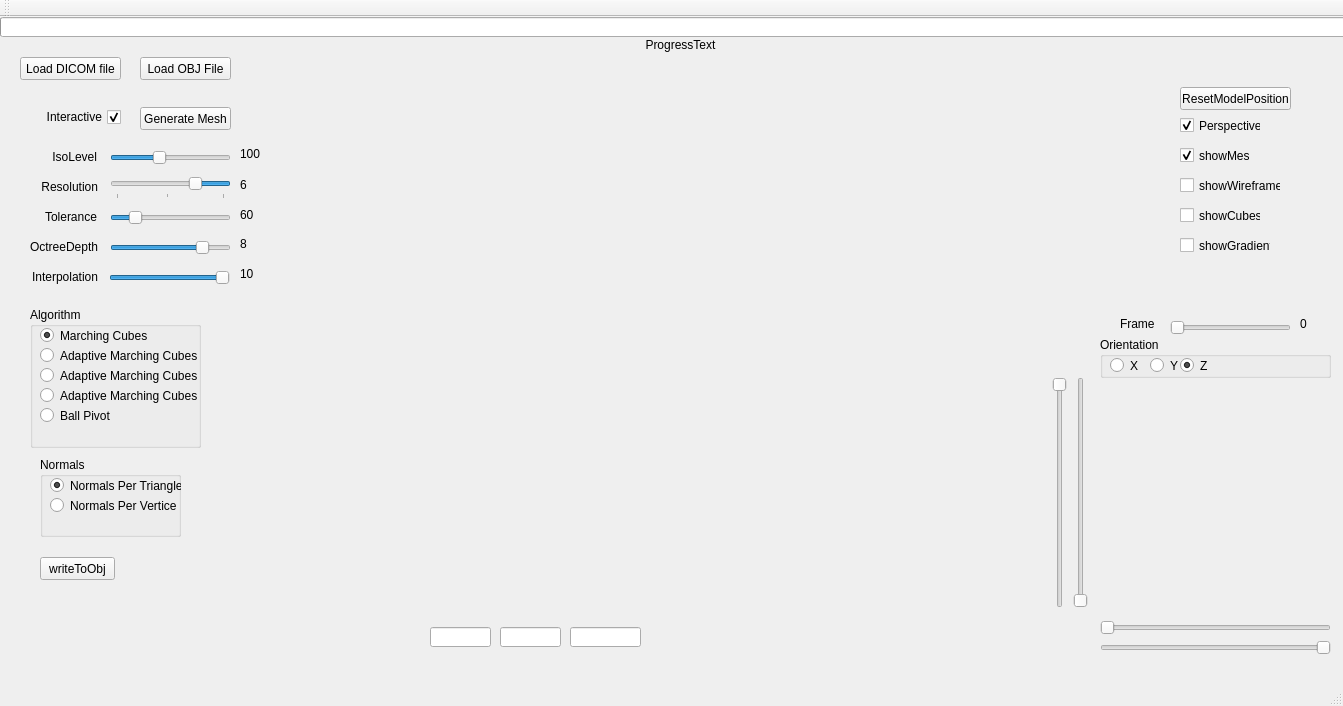
<?xml version="1.0" encoding="UTF-8"?>
<ui version="4.0">
 <class>VolumeRendererClass</class>
 <widget class="QMainWindow" name="VolumeRendererClass">
  <property name="geometry">
   <rect>
    <x>0</x>
    <y>0</y>
    <width>1343</width>
    <height>706</height>
   </rect>
  </property>
  <property name="windowTitle">
   <string>VolumeRenderer</string>
  </property>
  <widget class="QWidget" name="centralWidget">
   <widget class="GLWidget" name="glwidget" native="true">
    <property name="enabled">
     <bool>true</bool>
    </property>
    <property name="geometry">
     <rect>
      <x>0</x>
      <y>10</y>
      <width>1341</width>
      <height>661</height>
     </rect>
    </property>
    <widget class="QLabel" name="numberOfTrianglesLabel">
     <property name="geometry">
      <rect>
       <x>560</x>
       <y>560</y>
       <width>131</width>
       <height>20</height>
      </rect>
     </property>
     <property name="text">
      <string>&lt;html&gt;&lt;head/&gt;&lt;body&gt;&lt;p&gt;&lt;br/&gt;&lt;/p&gt;&lt;/body&gt;&lt;/html&gt;</string>
     </property>
     <property name="textFormat">
      <enum>Qt::RichText</enum>
     </property>
     <property name="alignment">
      <set>Qt::AlignRight|Qt::AlignTrailing|Qt::AlignVCenter</set>
     </property>
    </widget>
   </widget>
   <widget class="QSlider" name="frameSlider">
    <property name="geometry">
     <rect>
      <x>1170</x>
      <y>300</y>
      <width>121</width>
      <height>22</height>
     </rect>
    </property>
    <property name="orientation">
     <enum>Qt::Horizontal</enum>
    </property>
   </widget>
   <widget class="QLabel" name="label_2">
    <property name="geometry">
     <rect>
      <x>1120</x>
      <y>300</y>
      <width>47</width>
      <height>13</height>
     </rect>
    </property>
    <property name="text">
     <string>Frame</string>
    </property>
   </widget>
   <widget class="QLabel" name="label_6">
    <property name="geometry">
     <rect>
      <x>1300</x>
      <y>300</y>
      <width>47</width>
      <height>13</height>
     </rect>
    </property>
    <property name="text">
     <string>0</string>
    </property>
   </widget>
   <widget class="DicomViewer2DGL" name="dicomviewer2dgl" native="true">
    <property name="geometry">
     <rect>
      <x>1100</x>
      <y>360</y>
      <width>231</width>
      <height>231</height>
     </rect>
    </property>
   </widget>
   <widget class="QPushButton" name="loadDICOMFromFile">
    <property name="geometry">
     <rect>
      <x>20</x>
      <y>40</y>
      <width>101</width>
      <height>23</height>
     </rect>
    </property>
    <property name="text">
     <string>Load DICOM file</string>
    </property>
   </widget>
   <widget class="QCheckBox" name="showWireframeButton">
    <property name="geometry">
     <rect>
      <x>1180</x>
      <y>160</y>
      <width>101</width>
      <height>17</height>
     </rect>
    </property>
    <property name="text">
     <string>showWireframe</string>
    </property>
   </widget>
   <widget class="QCheckBox" name="perspectiveButton">
    <property name="geometry">
     <rect>
      <x>1180</x>
      <y>100</y>
      <width>81</width>
      <height>17</height>
     </rect>
    </property>
    <property name="text">
     <string>Perspective</string>
    </property>
    <property name="checked">
     <bool>true</bool>
    </property>
   </widget>
   <widget class="QGroupBox" name="groupBox_2">
    <property name="geometry">
     <rect>
      <x>30</x>
      <y>290</y>
      <width>171</width>
      <height>141</height>
     </rect>
    </property>
    <property name="title">
     <string>Algorithm</string>
    </property>
    <widget class="QRadioButton" name="marchingCubesButton">
     <property name="geometry">
      <rect>
       <x>10</x>
       <y>20</y>
       <width>111</width>
       <height>17</height>
      </rect>
     </property>
     <property name="text">
      <string>Marching Cubes</string>
     </property>
     <property name="checked">
      <bool>true</bool>
     </property>
    </widget>
    <widget class="QRadioButton" name="adaptiveMarchingCubesButton">
     <property name="geometry">
      <rect>
       <x>10</x>
       <y>40</y>
       <width>161</width>
       <height>17</height>
      </rect>
     </property>
     <property name="text">
      <string>Adaptive Marching Cubes</string>
     </property>
    </widget>
    <widget class="QRadioButton" name="adaptiveMarchingCubes2Button">
     <property name="geometry">
      <rect>
       <x>10</x>
       <y>60</y>
       <width>161</width>
       <height>17</height>
      </rect>
     </property>
     <property name="text">
      <string>Adaptive Marching Cubes 2</string>
     </property>
    </widget>
    <widget class="QRadioButton" name="ballPivotButton">
     <property name="geometry">
      <rect>
       <x>10</x>
       <y>100</y>
       <width>82</width>
       <height>17</height>
      </rect>
     </property>
     <property name="text">
      <string>Ball Pivot</string>
     </property>
    </widget>
    <widget class="QRadioButton" name="adaptiveMarchingCubes3Button">
     <property name="geometry">
      <rect>
       <x>10</x>
       <y>80</y>
       <width>161</width>
       <height>17</height>
      </rect>
     </property>
     <property name="text">
      <string>Adaptive Marching Cubes 3</string>
     </property>
    </widget>
   </widget>
   <widget class="QGroupBox" name="groupBox_3">
    <property name="geometry">
     <rect>
      <x>40</x>
      <y>440</y>
      <width>141</width>
      <height>80</height>
     </rect>
    </property>
    <property name="title">
     <string>Normals</string>
    </property>
    <widget class="QRadioButton" name="normalsPerTriangleButton">
     <property name="geometry">
      <rect>
       <x>10</x>
       <y>20</y>
       <width>131</width>
       <height>17</height>
      </rect>
     </property>
     <property name="text">
      <string>Normals Per Triangle</string>
     </property>
     <property name="checked">
      <bool>true</bool>
     </property>
    </widget>
    <widget class="QRadioButton" name="normalsPerVerticeButton">
     <property name="geometry">
      <rect>
       <x>10</x>
       <y>40</y>
       <width>131</width>
       <height>17</height>
      </rect>
     </property>
     <property name="text">
      <string>Normals Per Vertice </string>
     </property>
    </widget>
   </widget>
   <widget class="QCheckBox" name="showCubesButton">
    <property name="geometry">
     <rect>
      <x>1180</x>
      <y>190</y>
      <width>81</width>
      <height>17</height>
     </rect>
    </property>
    <property name="text">
     <string>showCubes</string>
    </property>
   </widget>
   <widget class="QPushButton" name="loadObjButton">
    <property name="geometry">
     <rect>
      <x>140</x>
      <y>40</y>
      <width>91</width>
      <height>23</height>
     </rect>
    </property>
    <property name="text">
     <string>Load OBJ File</string>
    </property>
   </widget>
   <widget class="QPushButton" name="pushButton_3">
    <property name="geometry">
     <rect>
      <x>1180</x>
      <y>70</y>
      <width>111</width>
      <height>23</height>
     </rect>
    </property>
    <property name="text">
     <string>ResetModelPosition</string>
    </property>
   </widget>
   <widget class="QCheckBox" name="showMeshButton">
    <property name="geometry">
     <rect>
      <x>1180</x>
      <y>130</y>
      <width>70</width>
      <height>17</height>
     </rect>
    </property>
    <property name="text">
     <string>showMesh</string>
    </property>
    <property name="checked">
     <bool>true</bool>
    </property>
   </widget>
   <widget class="QCheckBox" name="showGradientButton">
    <property name="geometry">
     <rect>
      <x>1180</x>
      <y>220</y>
      <width>91</width>
      <height>17</height>
     </rect>
    </property>
    <property name="text">
     <string>showGradient</string>
    </property>
   </widget>
   <widget class="QGroupBox" name="groupBox_4">
    <property name="geometry">
     <rect>
      <x>1100</x>
      <y>320</y>
      <width>231</width>
      <height>41</height>
     </rect>
    </property>
    <property name="title">
     <string>Orientation</string>
    </property>
    <widget class="QRadioButton" name="orientationZButton">
     <property name="geometry">
      <rect>
       <x>80</x>
       <y>20</y>
       <width>31</width>
       <height>17</height>
      </rect>
     </property>
     <property name="text">
      <string>Z</string>
     </property>
     <property name="checked">
      <bool>true</bool>
     </property>
    </widget>
    <widget class="QRadioButton" name="orientationXButton">
     <property name="geometry">
      <rect>
       <x>10</x>
       <y>20</y>
       <width>31</width>
       <height>17</height>
      </rect>
     </property>
     <property name="text">
      <string>X</string>
     </property>
    </widget>
    <widget class="QRadioButton" name="orientationYButton">
     <property name="geometry">
      <rect>
       <x>50</x>
       <y>20</y>
       <width>31</width>
       <height>17</height>
      </rect>
     </property>
     <property name="text">
      <string>Y</string>
     </property>
    </widget>
   </widget>
   <widget class="QProgressBar" name="progressBar">
    <property name="geometry">
     <rect>
      <x>0</x>
      <y>0</y>
      <width>1381</width>
      <height>20</height>
     </rect>
    </property>
    <property name="value">
     <number>0</number>
    </property>
    <property name="textVisible">
     <bool>false</bool>
    </property>
    <property name="format">
     <string>%p%</string>
    </property>
   </widget>
   <widget class="QLineEdit" name="xPosText">
    <property name="geometry">
     <rect>
      <x>430</x>
      <y>610</y>
      <width>61</width>
      <height>20</height>
     </rect>
    </property>
   </widget>
   <widget class="QLineEdit" name="yPosText">
    <property name="geometry">
     <rect>
      <x>500</x>
      <y>610</y>
      <width>61</width>
      <height>20</height>
     </rect>
    </property>
   </widget>
   <widget class="QLineEdit" name="zPosText">
    <property name="geometry">
     <rect>
      <x>570</x>
      <y>610</y>
      <width>71</width>
      <height>20</height>
     </rect>
    </property>
   </widget>
   <widget class="QLabel" name="label_4">
    <property name="geometry">
     <rect>
      <x>240</x>
      <y>160</y>
      <width>31</width>
      <height>16</height>
     </rect>
    </property>
    <property name="text">
     <string>6</string>
    </property>
   </widget>
   <widget class="QSlider" name="toleranceSlider">
    <property name="geometry">
     <rect>
      <x>110</x>
      <y>190</y>
      <width>121</width>
      <height>22</height>
     </rect>
    </property>
    <property name="maximum">
     <number>360</number>
    </property>
    <property name="value">
     <number>60</number>
    </property>
    <property name="orientation">
     <enum>Qt::Horizontal</enum>
    </property>
   </widget>
   <widget class="QLabel" name="label_9">
    <property name="geometry">
     <rect>
      <x>7</x>
      <y>220</y>
      <width>91</width>
      <height>20</height>
     </rect>
    </property>
    <property name="text">
     <string>OctreeDepth</string>
    </property>
    <property name="alignment">
     <set>Qt::AlignRight|Qt::AlignTrailing|Qt::AlignVCenter</set>
    </property>
   </widget>
   <widget class="QLabel" name="label_8">
    <property name="geometry">
     <rect>
      <x>26</x>
      <y>190</y>
      <width>71</width>
      <height>20</height>
     </rect>
    </property>
    <property name="text">
     <string>Tolerance</string>
    </property>
    <property name="alignment">
     <set>Qt::AlignRight|Qt::AlignTrailing|Qt::AlignVCenter</set>
    </property>
   </widget>
   <widget class="QLabel" name="label_3">
    <property name="geometry">
     <rect>
      <x>17</x>
      <y>160</y>
      <width>81</width>
      <height>20</height>
     </rect>
    </property>
    <property name="text">
     <string>Resolution</string>
    </property>
    <property name="alignment">
     <set>Qt::AlignRight|Qt::AlignTrailing|Qt::AlignVCenter</set>
    </property>
   </widget>
   <widget class="QSlider" name="resolutionSlider">
    <property name="geometry">
     <rect>
      <x>110</x>
      <y>160</y>
      <width>121</width>
      <height>22</height>
     </rect>
    </property>
    <property name="minimum">
     <number>1</number>
    </property>
    <property name="maximum">
     <number>20</number>
    </property>
    <property name="value">
     <number>6</number>
    </property>
    <property name="tracking">
     <bool>true</bool>
    </property>
    <property name="orientation">
     <enum>Qt::Horizontal</enum>
    </property>
    <property name="invertedAppearance">
     <bool>true</bool>
    </property>
    <property name="tickPosition">
     <enum>QSlider::TicksBelow</enum>
    </property>
   </widget>
   <widget class="QSlider" name="octreeDepthSlider">
    <property name="geometry">
     <rect>
      <x>110</x>
      <y>220</y>
      <width>121</width>
      <height>22</height>
     </rect>
    </property>
    <property name="maximum">
     <number>10</number>
    </property>
    <property name="value">
     <number>8</number>
    </property>
    <property name="orientation">
     <enum>Qt::Horizontal</enum>
    </property>
   </widget>
   <widget class="QSlider" name="isoLevelSlider">
    <property name="geometry">
     <rect>
      <x>110</x>
      <y>130</y>
      <width>121</width>
      <height>22</height>
     </rect>
    </property>
    <property name="maximum">
     <number>255</number>
    </property>
    <property name="value">
     <number>100</number>
    </property>
    <property name="orientation">
     <enum>Qt::Horizontal</enum>
    </property>
   </widget>
   <widget class="QLabel" name="label_5">
    <property name="geometry">
     <rect>
      <x>240</x>
      <y>130</y>
      <width>47</width>
      <height>13</height>
     </rect>
    </property>
    <property name="text">
     <string>100</string>
    </property>
   </widget>
   <widget class="QLabel" name="label_7">
    <property name="geometry">
     <rect>
      <x>7</x>
      <y>250</y>
      <width>91</width>
      <height>20</height>
     </rect>
    </property>
    <property name="text">
     <string>Interpolation</string>
    </property>
    <property name="alignment">
     <set>Qt::AlignRight|Qt::AlignTrailing|Qt::AlignVCenter</set>
    </property>
   </widget>
   <widget class="QCheckBox" name="interactiveButton">
    <property name="geometry">
     <rect>
      <x>30</x>
      <y>90</y>
      <width>91</width>
      <height>20</height>
     </rect>
    </property>
    <property name="layoutDirection">
     <enum>Qt::RightToLeft</enum>
    </property>
    <property name="text">
     <string>Interactive</string>
    </property>
    <property name="checked">
     <bool>true</bool>
    </property>
   </widget>
   <widget class="QSlider" name="linearInterpolationSlider">
    <property name="geometry">
     <rect>
      <x>109</x>
      <y>250</y>
      <width>121</width>
      <height>22</height>
     </rect>
    </property>
    <property name="minimum">
     <number>0</number>
    </property>
    <property name="maximum">
     <number>10</number>
    </property>
    <property name="value">
     <number>10</number>
    </property>
    <property name="orientation">
     <enum>Qt::Horizontal</enum>
    </property>
   </widget>
   <widget class="QLabel" name="label">
    <property name="geometry">
     <rect>
      <x>26</x>
      <y>130</y>
      <width>71</width>
      <height>20</height>
     </rect>
    </property>
    <property name="text">
     <string>IsoLevel</string>
    </property>
    <property name="alignment">
     <set>Qt::AlignRight|Qt::AlignTrailing|Qt::AlignVCenter</set>
    </property>
   </widget>
   <widget class="QPushButton" name="generateMeshButton">
    <property name="geometry">
     <rect>
      <x>140</x>
      <y>90</y>
      <width>91</width>
      <height>23</height>
     </rect>
    </property>
    <property name="text">
     <string>Generate Mesh</string>
    </property>
   </widget>
   <widget class="QLabel" name="label_10">
    <property name="geometry">
     <rect>
      <x>240</x>
      <y>190</y>
      <width>31</width>
      <height>16</height>
     </rect>
    </property>
    <property name="text">
     <string>60</string>
    </property>
   </widget>
   <widget class="QLabel" name="label_11">
    <property name="geometry">
     <rect>
      <x>240</x>
      <y>220</y>
      <width>47</width>
      <height>13</height>
     </rect>
    </property>
    <property name="text">
     <string>8</string>
    </property>
   </widget>
   <widget class="QLabel" name="label_12">
    <property name="geometry">
     <rect>
      <x>240</x>
      <y>250</y>
      <width>47</width>
      <height>13</height>
     </rect>
    </property>
    <property name="text">
     <string>10</string>
    </property>
   </widget>
   <widget class="QSlider" name="borderYBottomSlider">
    <property name="geometry">
     <rect>
      <x>1070</x>
      <y>360</y>
      <width>22</width>
      <height>231</height>
     </rect>
    </property>
    <property name="maximum">
     <number>512</number>
    </property>
    <property name="value">
     <number>0</number>
    </property>
    <property name="orientation">
     <enum>Qt::Vertical</enum>
    </property>
    <property name="invertedAppearance">
     <bool>false</bool>
    </property>
   </widget>
   <widget class="QSlider" name="borderYTopSlider">
    <property name="geometry">
     <rect>
      <x>1050</x>
      <y>360</y>
      <width>20</width>
      <height>231</height>
     </rect>
    </property>
    <property name="layoutDirection">
     <enum>Qt::LeftToRight</enum>
    </property>
    <property name="maximum">
     <number>512</number>
    </property>
    <property name="value">
     <number>0</number>
    </property>
    <property name="orientation">
     <enum>Qt::Vertical</enum>
    </property>
    <property name="invertedAppearance">
     <bool>true</bool>
    </property>
    <property name="invertedControls">
     <bool>false</bool>
    </property>
   </widget>
   <widget class="QSlider" name="borderXLeftSlider">
    <property name="geometry">
     <rect>
      <x>1100</x>
      <y>600</y>
      <width>231</width>
      <height>22</height>
     </rect>
    </property>
    <property name="maximum">
     <number>512</number>
    </property>
    <property name="orientation">
     <enum>Qt::Horizontal</enum>
    </property>
   </widget>
   <widget class="QSlider" name="borderXRightSlider">
    <property name="geometry">
     <rect>
      <x>1100</x>
      <y>620</y>
      <width>231</width>
      <height>22</height>
     </rect>
    </property>
    <property name="maximum">
     <number>512</number>
    </property>
    <property name="orientation">
     <enum>Qt::Horizontal</enum>
    </property>
    <property name="invertedAppearance">
     <bool>true</bool>
    </property>
   </widget>
   <widget class="QPushButton" name="writeObjButton">
    <property name="geometry">
     <rect>
      <x>40</x>
      <y>540</y>
      <width>75</width>
      <height>23</height>
     </rect>
    </property>
    <property name="text">
     <string>writeToObj</string>
    </property>
   </widget>
   <widget class="QLabel" name="progressText">
    <property name="geometry">
     <rect>
      <x>620</x>
      <y>20</y>
      <width>121</width>
      <height>16</height>
     </rect>
    </property>
    <property name="text">
     <string>ProgressText</string>
    </property>
    <property name="alignment">
     <set>Qt::AlignCenter</set>
    </property>
   </widget>
  </widget>
  <widget class="QMenuBar" name="menuBar">
   <property name="geometry">
    <rect>
     <x>0</x>
     <y>0</y>
     <width>1343</width>
     <height>21</height>
    </rect>
   </property>
  </widget>
  <widget class="QToolBar" name="mainToolBar">
   <attribute name="toolBarArea">
    <enum>TopToolBarArea</enum>
   </attribute>
   <attribute name="toolBarBreak">
    <bool>false</bool>
   </attribute>
  </widget>
  <widget class="QStatusBar" name="statusBar"/>
 </widget>
 <layoutdefault spacing="6" margin="11"/>
 <customwidgets>
  <customwidget>
   <class>GLWidget</class>
   <extends>QWidget</extends>
   <header>glwidget.h</header>
   <container>1</container>
   <slots>
    <slot>setFrame(int)</slot>
   </slots>
  </customwidget>
  <customwidget>
   <class>DicomViewer2DGL</class>
   <extends>QWidget</extends>
   <header>dicomviewer2dgl.h</header>
   <container>1</container>
   <slots>
    <slot>setTolerance(int)</slot>
   </slots>
  </customwidget>
 </customwidgets>
 <resources>
  <include location="volumerenderer.qrc"/>
 </resources>
 <connections>
  <connection>
   <sender>resolutionSlider</sender>
   <signal>valueChanged(int)</signal>
   <receiver>label_4</receiver>
   <slot>setNum(int)</slot>
   <hints>
    <hint type="sourcelabel">
     <x>230</x>
     <y>214</y>
    </hint>
    <hint type="destinationlabel">
     <x>270</x>
     <y>208</y>
    </hint>
   </hints>
  </connection>
  <connection>
   <sender>frameSlider</sender>
   <signal>valueChanged(int)</signal>
   <receiver>label_6</receiver>
   <slot>setNum(int)</slot>
   <hints>
    <hint type="sourcelabel">
     <x>1170</x>
     <y>354</y>
    </hint>
    <hint type="destinationlabel">
     <x>1300</x>
     <y>345</y>
    </hint>
   </hints>
  </connection>
  <connection>
   <sender>isoLevelSlider</sender>
   <signal>valueChanged(int)</signal>
   <receiver>label_5</receiver>
   <slot>setNum(int)</slot>
   <hints>
    <hint type="sourcelabel">
     <x>230</x>
     <y>184</y>
    </hint>
    <hint type="destinationlabel">
     <x>286</x>
     <y>175</y>
    </hint>
   </hints>
  </connection>
  <connection>
   <sender>toleranceSlider</sender>
   <signal>valueChanged(int)</signal>
   <receiver>label_10</receiver>
   <slot>setNum(int)</slot>
   <hints>
    <hint type="sourcelabel">
     <x>192</x>
     <y>244</y>
    </hint>
    <hint type="destinationlabel">
     <x>247</x>
     <y>238</y>
    </hint>
   </hints>
  </connection>
  <connection>
   <sender>octreeDepthSlider</sender>
   <signal>valueChanged(int)</signal>
   <receiver>label_11</receiver>
   <slot>setNum(int)</slot>
   <hints>
    <hint type="sourcelabel">
     <x>145</x>
     <y>274</y>
    </hint>
    <hint type="destinationlabel">
     <x>250</x>
     <y>265</y>
    </hint>
   </hints>
  </connection>
  <connection>
   <sender>linearInterpolationSlider</sender>
   <signal>valueChanged(int)</signal>
   <receiver>label_12</receiver>
   <slot>setNum(int)</slot>
   <hints>
    <hint type="sourcelabel">
     <x>155</x>
     <y>304</y>
    </hint>
    <hint type="destinationlabel">
     <x>245</x>
     <y>295</y>
    </hint>
   </hints>
  </connection>
 </connections>
</ui>
